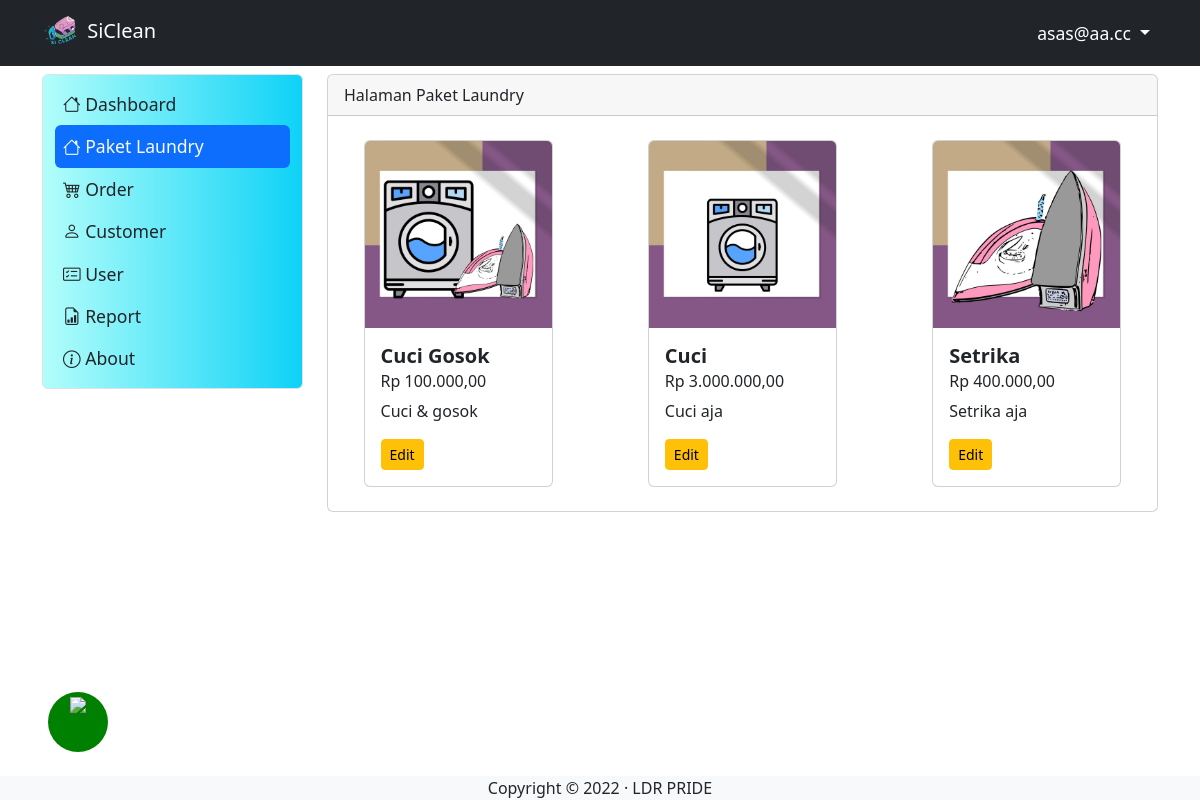
The page /menu (signed in) on the database its author committed.
### tables this page shows
CREATE TABLE `tb_user` (
  `id_user` int(11) NOT NULL,
  `username` varchar(200) DEFAULT NULL,
  `password` varchar(200) DEFAULT NULL,
  `level` int(1) DEFAULT NULL,
  `nama` varchar(200) DEFAULT NULL,
  `nohp` varchar(15) DEFAULT NULL,
  `alamat` varchar(300) DEFAULT NULL
);

CREATE TABLE `tb_daftar_paket` (
  `id_paket` int(11) NOT NULL,
  `foto` varchar(200) DEFAULT NULL,
  `nama_paket` varchar(200) DEFAULT NULL,
  `keterangan` varchar(200) DEFAULT NULL,
  `harga` varchar(15) DEFAULT NULL
);

### menu.php (the view, shortened to what this page needs)
<?php
include "proses/connect.php";
$query = mysqli_query($conn, "SELECT * FROM tb_daftar_paket");
while ($record = mysqli_fetch_array($query)) {
    $result[] = $record;
}
?>
<div class="col-lg-9 mt-2">
    <?php
            if (empty($result)) {
                echo "Data Menu Makanan atau Minuman tidak ada";
            } else {
            ?>
    <div class="card">
        <div class="card-header">
            Halaman Paket Laundry
        </div>
        <div class="row d-flex justify-content-around py-4">
            <?php
            function rupiah($angka){
                $hasil_rupiah = "Rp " . number_format($angka,2,',','.');
                return $hasil_rupiah;
            }
                foreach ($result as $row) {
             ?>
            <div class="col-3">
                <div class="card-group">
                    <div class="card">
                        <img src="assets/img/<?php echo $row['foto'] ?>" class="card-img-top" alt="...">
                        <div class="card-body">
                            <h5 class="card-title"><b><?php echo $row['nama_paket'] ?></b></h5>
                            <h6 class="card-subtitle mb-2"><?php echo rupiah(intval($row['harga'])) ?></h6>
                            <p class="card-text"><?php echo $row['keterangan'] ?></p>
                            <button class="btn btn-warning btn-sm" data-bs-toggle="modal"
                                data-bs-target="#ModalEdit<?php echo $row['id_paket'] ?>">Edit</button>
                        </div>
                    </div>
                </div>
            </div>
            <?php
            }
            ?>
        </div>
    </div>
    <?php
            }
            ?>
</div>

### index.php (shortened to what this page needs)
<?php
if(isset($_GET['x']) && $_GET['x']==='home'){
         $page = "home.php";
            include 'main.php';
           }elseif(isset($_GET['x']) && $_GET['x']==='order'){
            $page = "order.php";
            include 'main.php';
           }elseif(isset($_GET['x']) && $_GET['x']==='customer'){
            $page = "customer.php";
            include 'main.php';
           }elseif(isset($_GET['x']) && $_GET['x']==='menu'){
            include 'main.php';
          }elseif(isset($_GET['x']) && $_GET['x']==='about'){
            $page = "about.php";
            include 'main.php';
           }elseif(isset($_GET['x']) && $_GET['x']==='login'){
            include 'login.php';
           }elseif(isset($_GET['x']) && $_GET['x']==='logout'){
            include 'proses/proses_logout.php';
           }else{
            $page = "home.php";
            include 'main.php';
           }
           ?>

### main.php (shortened to what this page needs)
<?php
include "proses/connect.php";
$query = mysqli_query($conn, "SELECT * FROM tb_user WHERE username = '$_SESSION[username_inicafe]'");
$hasil = mysqli_fetch_array($query);
?>
<!doctype html>
<html lang="en">
<head>
    <link href="https://cdn.jsdelivr.net/npm/bootstrap@5.2.2/dist/css/bootstrap.min.css" rel="stylesheet"
>
    <link rel="stylesheet" href="https://cdn.jsdelivr.net/npm/bootstrap-icons@1.9.1/font/bootstrap-icons.css">
</head>
<body>
    <?php include "header.php"; ?>
    <div class="container-lg">
        <div class="row">
            <?php include "sidebar.php"; ?>
            <?php
            include $page;
           ?>
        </div>
        <div class="fixed-bottom justify-content-start mb-5 px-5">
            <div class="float-right"><a class="btn btn-circle mr-3 d-flex justify-content-center align-items-center"
                    href="https://api.whatsapp.com/send?phone=+6282238999445&text=Halo+saya+mau+laundry"><img
                        src="assets/img/wa.png" class="" height="50"></a>
            </div>
        </div>
        <div class="fixed-bottom text-center bg-light">Copyright © 2022 · LDR PRIDE</div>
    </div>
</body>
</html>

### header.php (shortened to what this page needs)
<nav class="navbar navbar-expand navbar-dark bg-dark sticky-top">
    <div class="container-lg">
        <a class="navbar-brand" href="."> <img src="assets/LOGO.png" width="40px"> SiClean</a>
        <div class="collapse navbar-collapse justify-content-end" id="navbarNavDropdown">
            <ul class="navbar-nav">
                <li class="nav-item dropdown">
                    <a class="nav-link dropdown-toggle" href="#" role="button" data-bs-toggle="dropdown"
                        aria-expanded="false">
                        <?php echo $hasil['username']; ?>
                    </a>
                </li>
            </ul>
        </div>
    </div>
</nav>

### sidebar.php (shortened to what this page needs)
</head>
<div class="col-lg-3">
    <nav class="navbar navbar-expand-lg bg-light rounded border mt-2"
        style="background: linear-gradient(to right, #b2fefa, #0ed2f7);">
        <div class="container-fluid">
            <div class="offcanvas offcanvas-start" tabindex="-1" id="offcanvasNavbar"
                aria-labelledby="offcanvasNavbarLabel" style="width: 250px;">
                <div class="offcanvas-body">
                    <ul class="navbar-nav nav-pills flex-column justify-content-end flex-grow-1">
                        <li class="nav-item">
                            <a class="nav-link <?php echo ((isset($_GET['x']) && $_GET['x']==='home') || !isset($_GET['x']))  ? 'active link-light' : 'link-dark' ; ?>  ps-2"
                                aria-current="page" href="home"><i class="bi bi-house"></i> Dashboard</a>
                        </li>
                        <li class="nav-item">
                            <a class="nav-link <?php echo ((isset($_GET['x']) && $_GET['x']==='menu') || !isset($_GET['x']))  ? 'active link-light' : 'link-dark' ; ?>  ps-2"
                                aria-current="page" href="menu"><i class="bi bi-house"></i> Paket Laundry</a>
                        </li>
                        <li class="nav-item">
                            <a class="nav-link <?php echo (isset($_GET['x']) && $_GET['x']==='order')  ? 'active link-light' : 'link-dark' ; ?>  ps-2"
                                href="order"><i class="bi bi-cart4"></i> Order</a>
                        </li>
                        <li class="nav-item">
                            <a class="nav-link <?php echo (isset($_GET['x']) && $_GET['x']==='customer')  ? 'active link-light' : 'link-dark' ; ?>  ps-2"
                                href="customer"><i class="bi bi-person"></i>
                                Customer</a>
                        </li>
                        <?php if($hasil['level']==1){?>
                        <li class="nav-item">
                            <a class="nav-link <?php echo (isset($_GET['x']) && $_GET['x']==='user')  ? 'active link-light' : 'link-dark' ; ?>  ps-2"
                                href="user"><i class="bi bi-card-checklist"></i>
                                User</a>
                        </li>
                        <li class="nav-item">
                            <a class="nav-link <?php echo (isset($_GET['x']) && $_GET['x']==='report')  ? 'active link-light' : 'link-dark' ; ?>  ps-2"
                                href="report"><i class="bi bi-file-earmark-bar-graph"></i>
                                Report</a>
                        </li>
                        <li class="nav-item">
                            <a class="nav-link <?php echo (isset($_GET['x']) && $_GET['x']==='about')  ? 'active link-light' : 'link-dark' ; ?>  ps-2"
                                href="about"><i class="bi bi-info-circle"></i>
                                About</a>
                        </li>
                        <?php } ?>
                    </ul>
                </div>
            </div>
        </div>
    </nav>
</div>

### main.php (style rules this page uses)
.btn-circle { background-color: green; height: 60px; width: 60px; border-radius: 50%; }

### sidebar.php (style rules this page uses)
.navbar .navbar-nav .nav-link { color: #fff; font-size: 1.1em; }
.navbar .navbar-nav>li>a { color: #FFF; }

### rows shown on the page
tb_user: username "asas@aa.cc"
tb_daftar_paket: foto (picture), nama_paket "Cuci Gosok", harga "Rp 100.000,00", keterangan "Cuci & gosok"
tb_daftar_paket: foto (picture), nama_paket "Cuci", harga "Rp 3.000.000,00", keterangan "Cuci aja"
tb_daftar_paket: foto (picture), nama_paket "Setrika", harga "Rp 400.000,00", keterangan "Setrika aja"
